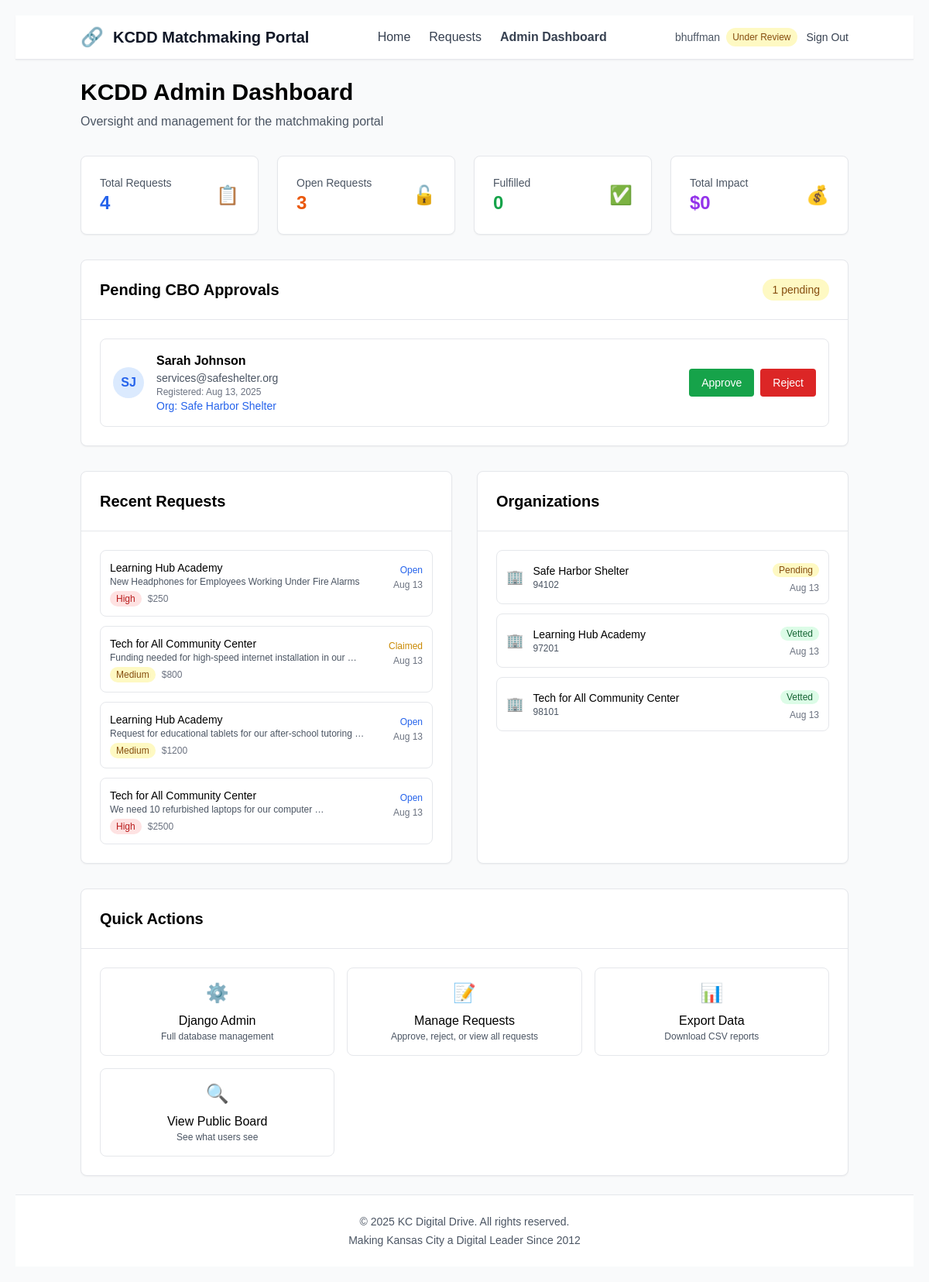
Page /dashboard/ (signed in) on the earlier database version.
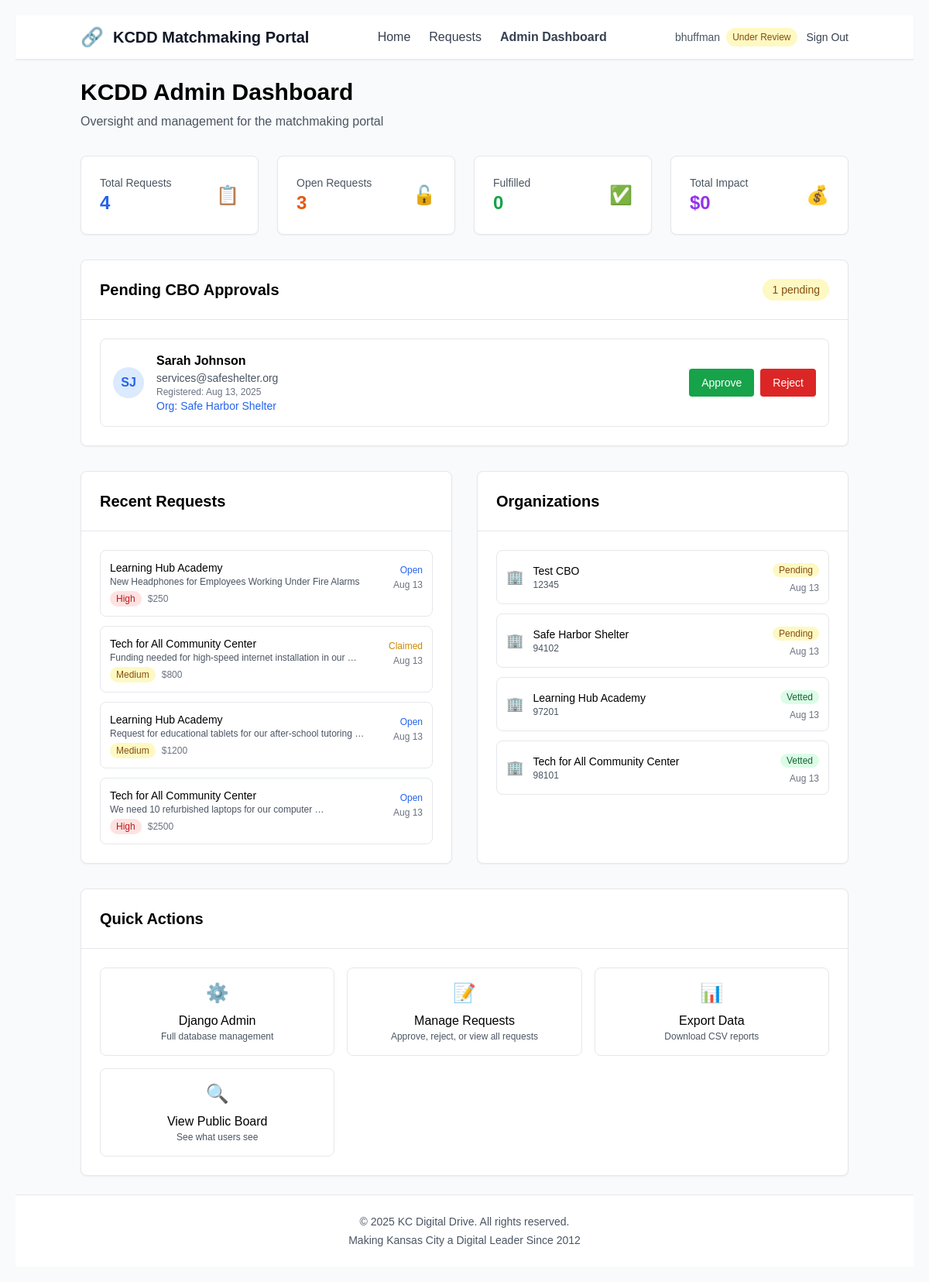
Same page on the later database version.
### app/models/user.py (models this page shows, shortened)
class User(AbstractUser):
    USER_TYPES = [
        ('admin', 'Admin'),
        ('cbo', 'Community-Based Organization'),
        ('donor', 'Donor'),
    ]
    id = models.UUIDField(primary_key=True, default=uuid.uuid4, editable=False)
    user_type = models.CharField(max_length=10, choices=USER_TYPES, default='donor')
    phone = models.CharField(max_length=20, blank=True)
    is_vetted = models.BooleanField(default=False)
    vetting_note = models.TextField(blank=True)
    created_at = models.DateTimeField(auto_now_add=True)
    updated_at = models.DateTimeField(auto_now=True)
    @property
    def is_admin_user(self):
        return self.user_type == 'admin' or self.is_superuser

### app/models/organization.py (models this page shows, shortened)
class Organization(models.Model):
    id = models.UUIDField(primary_key=True, default=uuid.uuid4, editable=False)
    user = models.OneToOneField(settings.AUTH_USER_MODEL, on_delete=models.CASCADE, related_name='organization')
    name = models.CharField(max_length=200)
    website = models.URLField(blank=True)
    mission = models.TextField(help_text="Organization mission/description")
    email = models.EmailField()
    phone = models.CharField(max_length=20, blank=True)
    address = models.TextField(blank=True)
    zipcode = models.CharField(
        max_length=10,
        validators=[RegexValidator(r'^\d{5}(-\d{4})?$', 'Enter a valid ZIP code')]
    )
    ein = models.CharField(
        max_length=12,
        blank=True,
        validators=[RegexValidator(r'^\d{2}-\d{7}$', 'Enter EIN in format: 12-3456789')],
        help_text="Tax ID in format: 12-3456789"
    )
    logo = models.ImageField(upload_to='org_logos/', blank=True, null=True)
    logo_emoji = models.CharField(max_length=10, blank=True, help_text="Emoji as fallback logo")
    cause_areas = models.ManyToManyField('app.CauseArea', blank=True)
    created_at = models.DateTimeField(auto_now_add=True)
    updated_at = models.DateTimeField(auto_now=True)
    class Meta:
        ordering = ['name']
    @property
    def is_vetted(self):
        return self.user.is_vetted
    @property
    def display_logo(self):
        if self.logo:
            return self.logo.url
        return self.logo_emoji or "🏢"

### app/models/request.py (models this page shows, shortened)
class Request(models.Model):
    STATUS_CHOICES = [
        ('open', 'Open'),
        ('claimed', 'Claimed'),
        ('fulfilled', 'Fulfilled'),
    ]
    URGENCY_CHOICES = [
        ('low', 'Low'),
        ('medium', 'Medium'),
        ('high', 'High'),
    ]
    id = models.UUIDField(primary_key=True, default=uuid.uuid4, editable=False)
    organization = models.ForeignKey('app.Organization', on_delete=models.CASCADE, related_name='requests')
    cause_area = models.ForeignKey('app.CauseArea', on_delete=models.PROTECT)
    donor = models.ForeignKey(settings.AUTH_USER_MODEL, on_delete=models.SET_NULL, null=True, blank=True, related_name='claimed_requests')
    description = models.TextField(help_text="What is needed and why?")
    amount = models.DecimalField(
        max_digits=10,
        decimal_places=2,
        validators=[MinValueValidator(0.01)],
        help_text="Dollar amount requested"
    )
    urgency = models.CharField(max_length=10, choices=URGENCY_CHOICES, default='medium')
    zipcode = models.CharField(max_length=10, help_text="ZIP code where assistance is needed")
    identity_categories = models.ManyToManyField('app.IdentityCategory', blank=True, help_text="Recipient identity tags")
    status = models.CharField(max_length=10, choices=STATUS_CHOICES, default='open')
    donor_note = models.TextField(blank=True, help_text="Note from donor about fulfillment plan")
    created_at = models.DateTimeField(auto_now_add=True)
    updated_at = models.DateTimeField(auto_now=True)
    claimed_at = models.DateTimeField(null=True, blank=True)
    fulfilled_at = models.DateTimeField(null=True, blank=True)
    class Meta:
        ordering = ['-created_at']
    @property
    def urgency_badge_class(self):
        badges = {
            'low': 'bg-gray-100 text-gray-700',
            'medium': 'bg-yellow-100 text-yellow-800',
            'high': 'bg-red-100 text-red-700',
        }
        return badges.get(self.urgency, 'bg-gray-100 text-gray-700')

### app/views.py (the view, shortened to what this page needs)
# urls.py: path('dashboard/', views.admin_dashboard, name='admin_dashboard'),
@login_required
def admin_dashboard(request):
    if not request.user.is_admin_user:
        messages.error(request, 'Access denied.')
        return redirect('app:home')
    total_requests = Request.objects.count()
    open_requests = Request.objects.filter(status='open').count()
    claimed_requests = Request.objects.filter(status='claimed').count()
    fulfilled_requests = Request.objects.filter(status='fulfilled').count()
    pending_cbos = User.objects.filter(user_type='cbo', is_vetted=False).count()
    total_impact = Request.objects.filter(status='fulfilled').aggregate(total=Sum('amount'))['total'] or 0
    recent_requests = Request.objects.order_by('-created_at')[:10]
    pending_cbo_users = User.objects.filter(user_type='cbo', is_vetted=False).order_by('-date_joined')
    all_organizations = Organization.objects.select_related('user').order_by('-created_at')[:10]
    all_donors = DonorProfile.objects.select_related('user').order_by('-created_at')[:10]
    context = {
        'total_requests': total_requests,
        'open_requests': open_requests,
        'claimed_requests': claimed_requests,
        'fulfilled_requests': fulfilled_requests,
        'pending_cbos': pending_cbos,
        'total_impact': total_impact,
        'recent_requests': recent_requests,
        'pending_cbo_users': pending_cbo_users,
        'organizations': all_organizations,
        'donors': all_donors,
    }
    return render(request, 'admin_dashboard.html', context)

### templates/admin_dashboard.html (shortened to what the changed rows need)
{% extends 'base.html' %}
{% load static %}
{% block content %}
<div class="container mx-auto px-4 py-6">
    <div class="mb-8">
        <h1 class="text-3xl font-bold mb-2">KCDD Admin Dashboard</h1>
    </div>
    {% if pending_cbo_users %}
    <div class="bg-white rounded-lg shadow-sm border mb-8">
        <div class="p-6 border-b">
            <div class="flex items-center justify-between">
                <h2 class="text-xl font-semibold">Pending CBO Approvals</h2>
            </div>
        </div>
        <div class="p-6">
            <div class="space-y-4">
                {% for cbo_user in pending_cbo_users %}
                <div class="border rounded-lg p-4 flex items-center justify-between">
                    <div class="flex items-center gap-4">
                        <div class="w-10 h-10 bg-blue-100 rounded-full flex items-center justify-center">
                            <span class="text-blue-600 font-semibold">{{ cbo_user.first_name.0 }}{{ cbo_user.last_name.0 }}</span>
                        </div>
                        <div>
                            <h3 class="font-semibold">{{ cbo_user.get_full_name }}</h3>
                            <p class="text-sm text-gray-600">{{ cbo_user.email }}</p>
                            <p class="text-xs text-gray-500">Registered: {{ cbo_user.date_joined|date:"M j, Y" }}</p>
                            {% if cbo_user.organization %}
                            <p class="text-sm text-blue-600">Org: {{ cbo_user.organization.name }}</p>
                            {% endif %}
                        </div>
                    </div>
                    <div class="flex gap-2">
                        <form method="post" style="display: inline;">
                            <button type="submit"
                                    onclick="return confirm('Approve {{ cbo_user.get_full_name }}?')"
                                    class="bg-green-600 text-white px-4 py-2 rounded text-sm hover:bg-green-700 transition">
                                Approve
                            </button>
                        </form>
                        <form method="post" style="display: inline;">
                            <button type="submit"
                                    onclick="return confirm('Reject {{ cbo_user.get_full_name }}?')"
                                    class="bg-red-600 text-white px-4 py-2 rounded text-sm hover:bg-red-700 transition">
                                Reject
                            </button>
                        </form>
                    </div>
                </div>
                {% endfor %}
            </div>
        </div>
    </div>
    {% endif %}
    <div class="grid lg:grid-cols-2 gap-8 mb-8">
        <div class="bg-white rounded-lg shadow-sm border">
            <div class="p-6 border-b">
                <h2 class="text-xl font-semibold">Recent Requests</h2>
            </div>
            <div class="p-6">
                {% if recent_requests %}
                    <div class="space-y-3">
                        {% for request in recent_requests %}
                        <div class="border rounded-lg p-3">
                            <div class="flex items-start justify-between">
                                <div class="flex-1">
                                    <h4 class="font-medium text-sm">{{ request.organization.name }}</h4>
                                    <p class="text-xs text-gray-600 truncate">{{ request.description|truncatewords:8 }}</p>
                                    <div class="flex items-center gap-2 mt-1">
                                        <span class="text-xs px-2 py-0.5 rounded-full {{ request.urgency_badge_class }}">
                                            {{ request.get_urgency_display }}
                                        </span>
                                        <span class="text-xs text-gray-500">${{ request.amount|floatformat:0 }}</span>
                                    </div>
                                </div>
                                <div class="text-right">
                                    <span class="text-xs {% if request.status == 'open' %}text-blue-600{% elif request.status == 'claimed' %}text-yellow-600{% else %}text-green-600{% endif %}">
                                        {{ request.get_status_display }}
                                    </span>
                                    <p class="text-xs text-gray-500">{{ request.created_at|date:"M j" }}</p>
                                </div>
                            </div>
                        </div>
                        {% endfor %}
                    </div>
                {% else %}
                    <p class="text-gray-500 text-center py-4">No requests yet</p>
                {% endif %}
            </div>
        </div>
        <div class="bg-white rounded-lg shadow-sm border">
            <div class="p-6 border-b">
                <h2 class="text-xl font-semibold">Organizations</h2>
            </div>
            <div class="p-6">
                {% if organizations %}
                    <div class="space-y-3">
                        {% for org in organizations %}
                        <div class="border rounded-lg p-3">
                            <div class="flex items-center justify-between">
                                <div class="flex items-center gap-3">
                                    <div class="text-lg">{{ org.display_logo }}</div>
                                    <div>
                                        <h4 class="font-medium text-sm">{{ org.name }}</h4>
                                        <p class="text-xs text-gray-600">{{ org.zipcode }}</p>
                                    </div>
                                </div>
                                <div class="text-right">
                                    <span class="text-xs px-2 py-0.5 rounded-full {% if org.is_vetted %}bg-green-100 text-green-800{% else %}bg-yellow-100 text-yellow-800{% endif %}">
                                        {% if org.is_vetted %}Vetted{% else %}Pending{% endif %}
                                    </span>
                                    <p class="text-xs text-gray-500 mt-1">{{ org.created_at|date:"M j" }}</p>
                                </div>
                            </div>
                        </div>
                        {% endfor %}
                    </div>
                {% else %}
                    <p class="text-gray-500 text-center py-4">No organizations yet</p>
                {% endif %}
            </div>
        </div>
    </div>
    <div class="bg-white rounded-lg shadow-sm border">
        <div class="p-6 border-b">
            <h2 class="text-xl font-semibold">Quick Actions</h2>
        </div>
    </div>
</div>
{% endblock %}

Differences in the rows shown:
added Organization: display_logo "🏢", name "Test CBO", zipcode "12345", shows "Pending", created_at "Aug 13"
